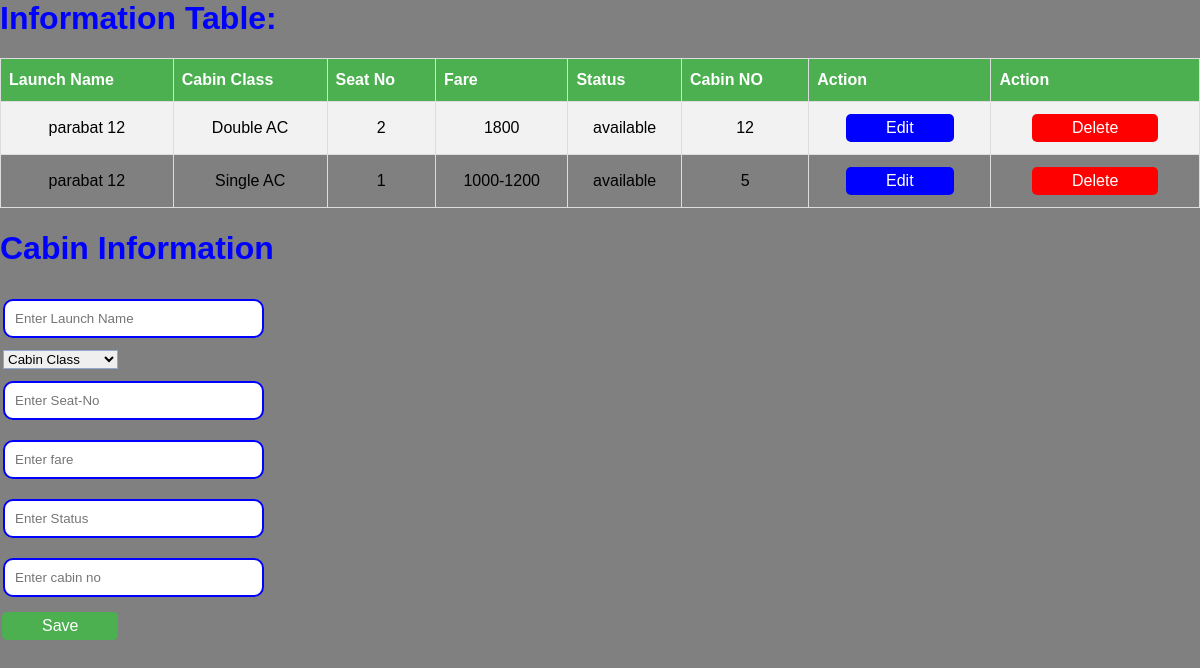
Screenshot of /cabininfo.php with the database file from the repository.
### tables this page shows
CREATE TABLE `cabininfo` (
  `id` int(15) NOT NULL,
  `cclass` varchar(20) NOT NULL,
  `seatno` int(15) NOT NULL,
  `fare` varchar(20) NOT NULL,
  `status` varchar(20) NOT NULL,
  `cabinno` int(20) NOT NULL,
  `launchname` varchar(30) NOT NULL
);

### showcabin.php (the view, shortened to what this page needs)
<?php
	$con=mysqli_connect("localhost","root","","test");
	function showdata()
	{
		global $con;
		$query = "select * from cabininfo";
		$run = mysqli_query($con,$query);
		if($run == TRUE)
		{
			?>
			<table border="1" width="80%" id="customers">
				<h1>Information Table:</h1>
				<tr>
					<th>Launch Name</th>
					<th>Cabin Class</th>
					<th>Seat No</th>
					<th>Fare</th>
					<th>Status</th>
					<th>Cabin NO</th>
					<th>Action</th>
					<th colspan="2">Action</th>
				</tr>
			<?php
			while ($data = mysqli_fetch_assoc($run))
			{
				?>
					<tr align="center">
					<td><?php echo $data['launchname']; ?></td>
					<td><?php echo $data['cclass']; ?></td>
					<td><?php echo $data['seatno']; ?></td>
					<td><?php echo $data['fare']; ?></td>
					<td><?php echo $data['status']; ?></td>
					<td><?php echo $data['cabinno']; ?></td>
					<td><a class="button1" href="edit_cabin.php?edit=<?php echo $data['id']; ?>">Edit</a></td>
					<td><a class="button2" href="cabinserver.php?del=<?php echo $data['id']; ?>">Delete</a></td>
				</tr>
				<?php
			}
			?>
			</table>
			<?php
		}
		else
		{
			echo "Error!!!";
		}
	}
?>

### cabininfo.php (style rules this page uses)
body { background-color: gray; margin: 0; font-family: Arial, Helvetica, sans-serif; }
h1 { color: blue; }
.button1 { background-color: blue; border: none; color: white; padding: 5px 40px; text-align: center; text-decoration: none; display: inline-block; font-size: 16px; margin: 4px 2px; cursor: pointer; border-radius: 5px; }
.button2 { background-color: red; border: none; color: white; padding: 5px 40px; text-align: center; text-decoration: none; display: inline-block; font-size: 16px; margin: 4px 2px; cursor: pointer; border-radius: 5px; }
#customers { font-family: "Trebuchet MS", Arial, Helvetica, sans-serif; border-collapse: collapse; width: 100%; }
#customers td, #customers th { border: 1px solid #ddd; padding: 8px; }
#customers tr:nth-child(even) { background-color: #f2f2f2; }
#customers th { padding-top: 12px; padding-bottom: 12px; text-align: left; background-color: #4CAF50; color: white; }

### rows the page displays
cabininfo: launchname "parabat 12", cclass "Double AC", seatno "2", fare "1800", status "available", cabinno "12"
cabininfo: launchname "parabat 12", cclass "Single AC", seatno "1", fare "1000-1200", status "available", cabinno "5"
